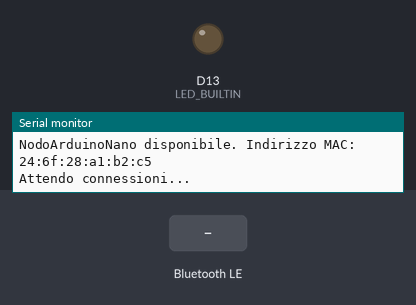
A sketch run on a simulated Arduino Nano 33 IoT. Parts: output pins drawn as LEDs (lit = HIGH), the last lines printed to the serial monitor. The test bench sets the inputs (shaded band). Random numbers use the default seed unless the sketch sets one; nothing arrives over Bluetooth unless stated; a phone connects over Bluetooth LE 3 s after start.

Above: at 0.1 s.
At 6.8 s:
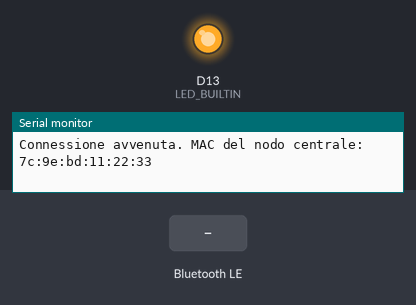
6.9 s: Bluetooth LE write "1" received
Timing chart, 0 to 9.9 s (numbered marks = the images above; inputs shaded):
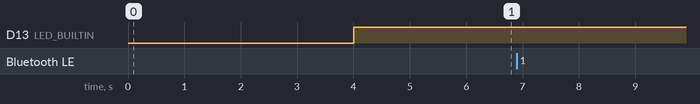

The sketch:

Arduino_SingolaTemperatura.ino
```cpp
#include <ArduinoBLE.h>

#define UUIDServizio "cbf6e4aa-5656-11eb-ae93-0242ac130002"

#define UUIDCaratteristicaTemperatura "9dcfe490-5657-11eb-ae93-0242ac130002"

#define UUIDCaratteristicaRichieste "1aa17986-5728-11eb-ae93-0242ac130002"

BLEService servizioTemperatura(UUIDServizio);

BLEStringCharacteristic caratteristicaTemperatura(UUIDCaratteristicaTemperatura, BLERead | BLENotify, 64);

BLEStringCharacteristic caratteristicaRichiestaCentrale(UUIDCaratteristicaRichieste, BLERead | BLEWrite, 64);


void setup() {

  Serial.begin(9600);

  while (!Serial);

  Serial.println("Comunicazione seriale disponibile.");

  pinMode(LED_BUILTIN, OUTPUT);

  BLE.begin();

  BLE.setLocalName("NodoArduinoNano");

  BLE.setAdvertisedService(servizioTemperatura);

  servizioTemperatura.addCharacteristic(caratteristicaTemperatura);

  servizioTemperatura.addCharacteristic(caratteristicaRichiestaCentrale);

  BLE.addService(servizioTemperatura);

  caratteristicaTemperatura.setValue("22");

  caratteristicaRichiestaCentrale.setValue("0");

  BLE.advertise();

  Serial.print("NodoArduinoNano disponibile. Indirizzo MAC: ");
  Serial.println(BLE.address());
  Serial.println("Attendo connessioni...");


}


void loop() {

    BLEDevice centrale = BLE.central();

    while (centrale.connected()){

      Serial.print("Connessione avvenuta. MAC del nodo centrale: ");
      Serial.println(centrale.address());

      digitalWrite(LED_BUILTIN, HIGH);

      if (caratteristicaRichiestaCentrale.written()){
        Serial.println("Il nodo centrale ha scritto nella caratteristica");
        if (caratteristicaRichiestaCentrale.value() == "1"){
            delay(1000);

            String temperaturaRilevata = String(random(20,30));

            Serial.print("Temperatura rilevata: ");
            Serial.println(temperaturaRilevata);

            caratteristicaTemperatura.writeValue(temperaturaRilevata);

            delay(1000);
        }
      }

      delay(2000);


    }


        digitalWrite(LED_BUILTIN, LOW);


      // Mettiamo in attesa
      delay(2000);

}
```
